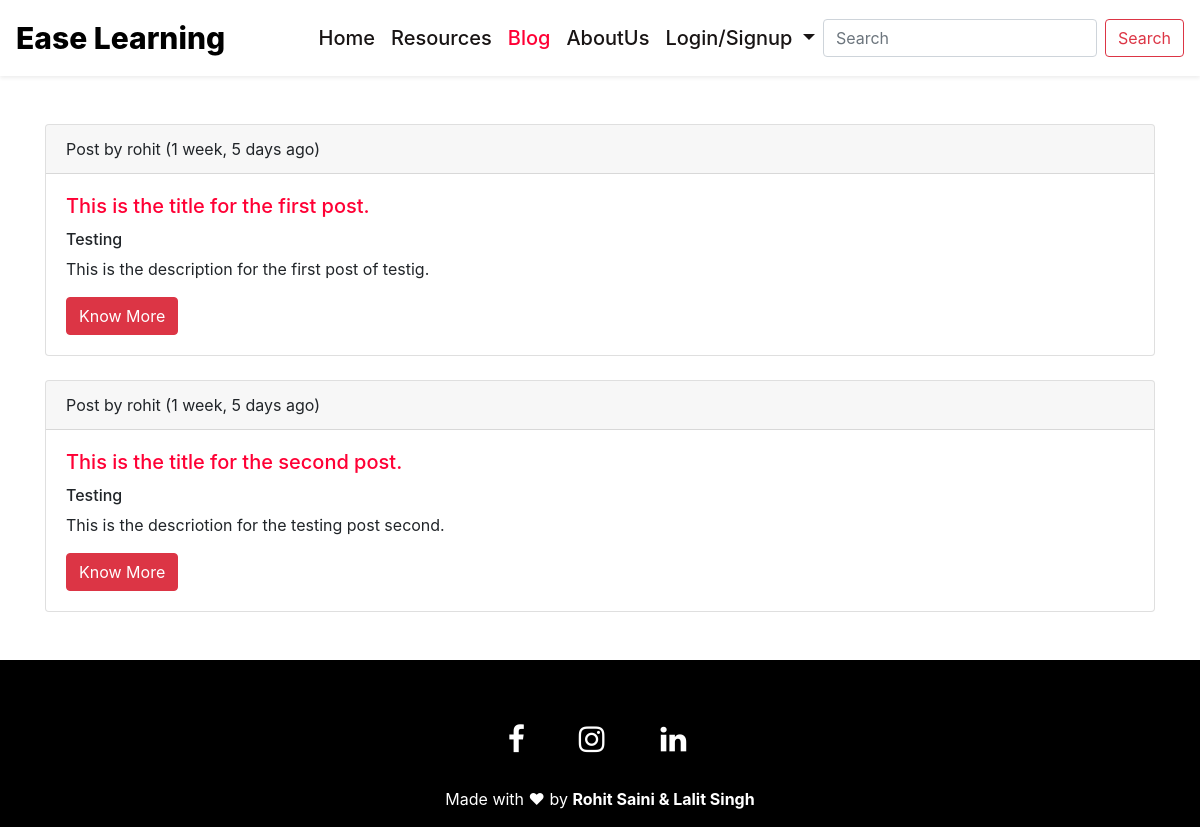
Page /blog on the earlier database version.
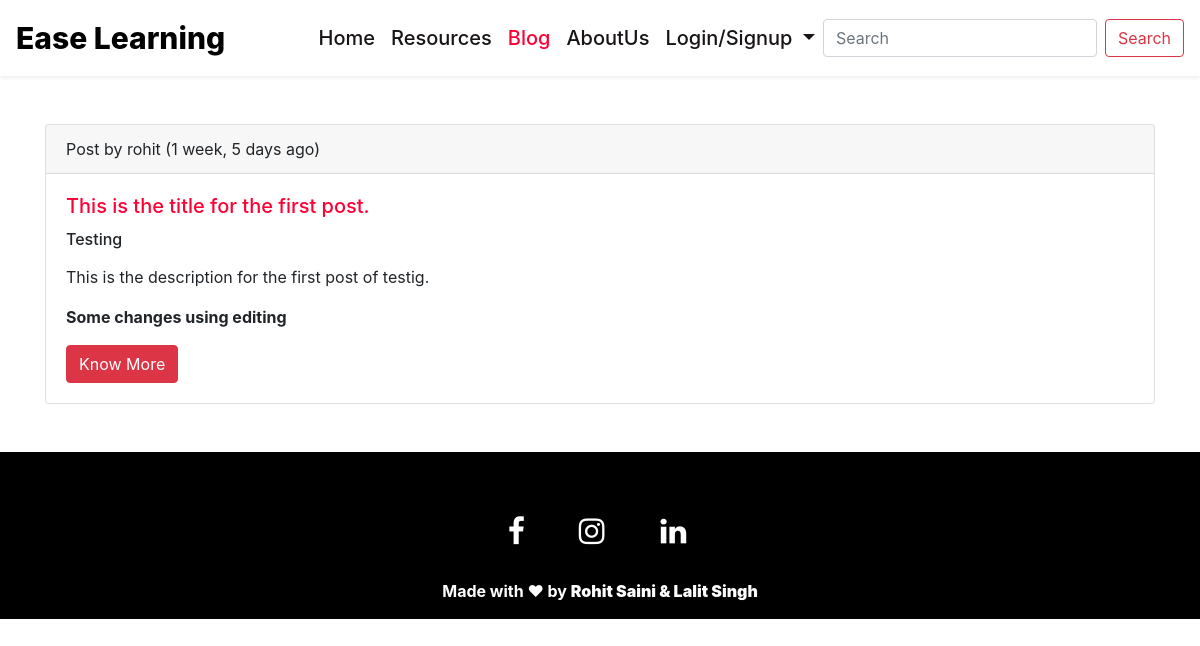
Same page on the later database version.
### mainapp/models.py (models this page shows, shortened)
class Blog(models.Model):
    id = models.AutoField(primary_key=True)
    title = models.CharField(max_length=200)
    subtitle = models.CharField(max_length=100)
    description = models.TextField()
    slug = models.SlugField(max_length=60, unique=True, default="")
    user = models.ForeignKey(User, on_delete=models.CASCADE)
    date = models.DateTimeField(auto_now_add=True)

### mainapp/views.py (the view)
# urls.py: path('blog', views.blog, name="Blog"),
def blog(request):
    all_posts = Blog.objects.all()
    context = {
        "posts":all_posts,
    }
    return render(request, 'blog.html', context)

### mainapp/templates/blog.html (shortened to what this page needs)
{% extends 'base.html' %}
{% block active_blog %} active {% endblock active_blog %}
{% load humanize %}
{% block body %}
<div class="container mt-5 mb-5">
{% for post in posts %}
<div class="card mb-4">
  <div class="card-header">
    Post by {{ post.user }} ({{ post.date | naturaltime }})
  </div>
  <div class="card-body">
    <a href="blog/{{ post.slug }}" class="title"><h5 class="card-title">{{ post.title }}</h5></a>
    <h6> {{ post.subtitle }} </h6>
    <p class="card-text">{{  post.description|slice:"0:100"|safe }}</p>
    <a href="blog/{{ post.slug }}" class="btn btn-danger">Know More</a>
  </div>
</div>
{% endfor %}
</div>
{% endblock body %}

### mainapp/templates/base.html (shortened to what this page needs)
<!DOCTYPE html>
<html lang="en">
<head>
  {% load static %}
  <link rel="stylesheet" href="https://stackpath.bootstrapcdn.com/bootstrap/4.5.2/css/bootstrap.min.css"
 />
  <link rel="stylesheet" href="https://stackpath.bootstrapcdn.com/font-awesome/4.7.0/css/font-awesome.min.css" />
  <link rel="stylesheet" href="{% static 'assets/css/style.css' %}" />
</head>
<body>
  <nav class="navbar navbar-expand-lg light shadow-sm">
    <a class="navbar-brand" id="logo" href="/">Ease Learning</a>
    <div class="collapse navbar-collapse" id="navbarSupportedContent">
      <ul class="navbar-nav ml-auto">
        <li class="nav-item {% block active_home %} {% endblock active_home %}">
          <a class="nav-link" href="/">Home</a>
        </li>
        <li class="nav-item {% block active_res %} {% endblock active_res %}">
          <a class="nav-link" href="/resources">Resources</a>
        </li>
        <li class="nav-item {% block active_blog %} {% endblock active_blog %}">
          <a class="nav-link" href="/blog">Blog</a>
        </li>
        <li class="nav-item {% block active_about %} {% endblock active_about %}">
          <a class="nav-link" href="/about">AboutUs</a>
        </li>
        {% if  user.is_authenticated %}
        <li class="nav-item">
          <div class="dropdown">
            <a class="nav-link dropdown-toggle" id="loggedin" data-toggle="dropdown" aria-haspopup="true"
              aria-expanded="true">
              Welcome {{ request.user.first_name }}
            </a>
            <div class="dropdown-menu" aria-labelledby="loggedin">
              <form action="logout" method="POST">
                <input type="hidden" name="prev" id="prev" value="{{ request.path }}">
                <a class="dropdown-item" href="/admin_panel">Admin Panel</a>
                <a class="dropdown-item" href="/add_post">Add Post</a>
                <hr class="w-75">
                <a class="dropdown-item" href="/logout">LogOut</a>
              </form>
            </div>
        </li>
    </div>
    {% else %}
    <li class="nav-item">
      <div class="dropdown">
        <a class="nav-link dropdown-toggle" id="loginsignup" data-toggle="dropdown" aria-haspopup="true"
          aria-expanded="true">
          Login/Signup
        </a>
      </div>
    </li>
    {% endif %}
    </ul>
    <form class="form-inline my-2 my-lg-0" method="GET" action="/search">
      <input class="form-control mr-sm-2" type="search" id="qry" name="qry" placeholder="Search" aria-label="Search">
      <button class="btn btn-outline-danger my-2 my-sm-0" type="submit">Search</button>
    </form>
    </div>
  </nav>
    {% block body %} {% endblock body %}
  <footer class="page-footer mt-auto">
    <div class="container d-flex justify-content-center pt-5">
      <div class="icon" style="margin-right: 10px">
        <a href="https://www.facebook.com/profile.php?id=100007325041744" target="_blank"><i
            class="fa fa-facebook fa-lg pl-4 shadow"></i></a>
      </div>
      <div class="icon" style="margin-right: 10px">
        <a href="https://www.instagram.com/" target="_blank"><i class="fa fa-instagram fa-lg pl-4 shadow"
            style="font-size: 30px"></i></a>
      </div>
      <div class="icon" style="margin-right: 10px">
        <a href="https://www.linkedin.com/in/rohit-kumar-saini/" target="_blank"><i
            class="fa fa-linkedin fa-lg pl-4 shadow" style="font-size: 30px"></i></a>
      </div>
    </div>
    <div class="footer-copyright">
      <p class="text-center text-white pt-3 pb-3">
        Made with &hearts; by <strong> Rohit Saini & Lalit Singh</strong>
      </p>
    </div>
  </footer>
</body>
</html>

### mainapp/static/assets/css/style.css (style rules this page uses)
:root { --primary-color: #FF0035; --secondary-color: #D6EFFF; --text-color : rgb(24, 20, 20); --bg-color : #FFF; }
.nav-item { font-size: 20px; font-weight: 500; }
.nav-item a { padding: 15px; color: var(--text-color); }
.active a { color: var(--primary-color); }
#logo { font-size: 30px; font-weight: 800; color: black; }
.navbar { background-color: var(--bg-color); }
.fa-facebook { font-size: 30px; color: white; padding: 20px; border-radius: 50%; }
.fa-instagram { font-size: 30px; color: white; padding: 20px; padding-right: 22px; border-radius: 50%; }
.fa-linkedin { font-size: 30px; color: white; padding: 20px; border-radius: 50%; }
.footer-copyright p { color: var(--primary-color); margin-bottom: 0; }
footer { background-color: black; }

### mainapp/templates/blog.html (style rules this page uses)
.title { color: #FF0035; }
.card-body a { text-decoration: none; }

Differences in the rows shown:
removed Blog: user "rohit", date "1 week, 5 days ago", title "This is the title for the second post.", subtitle "Testing", description "This is the descriotion for the testing post second."
changed Blog "This is the title for the first post.": description "This is the description for the first post of testig." → "This is the description for the first post of testig. Some changes using editing"
